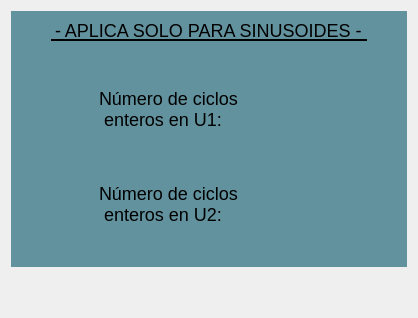
                <widget class="QWidget" name="tab_22">
                 <attribute name="title">
                  <string>Número de ciclos</string>
                 </attribute>
                 <layout class="QGridLayout" name="gridLayout_40">
                  <item row="0" column="0">
                   <widget class="QFrame" name="frame_14">
                    <property name="minimumSize">
                     <size>
                      <width>0</width>
                      <height>200</height>
                     </size>
                    </property>
                    <property name="styleSheet">
                     <string notr="true">QFrame{
	background-color: rgb(98, 146, 158);
	border: none;
}</string>
                    </property>
                    <property name="frameShape">
                     <enum>QFrame::StyledPanel</enum>
                    </property>
                    <property name="frameShadow">
                     <enum>QFrame::Raised</enum>
                    </property>
                    <layout class="QGridLayout" name="gridLayout_11">
                     <property name="leftMargin">
                      <number>0</number>
                     </property>
                     <property name="topMargin">
                      <number>0</number>
                     </property>
                     <property name="rightMargin">
                      <number>0</number>
                     </property>
                     <property name="bottomMargin">
                      <number>0</number>
                     </property>
                     <property name="verticalSpacing">
                      <number>8</number>
                     </property>
                     <item row="1" column="0">
                      <spacer name="verticalSpacer_4">
                       <property name="orientation">
                        <enum>Qt::Vertical</enum>
                       </property>
                       <property name="sizeHint" stdset="0">
                        <size>
                         <width>20</width>
                         <height>40</height>
                        </size>
                       </property>
                      </spacer>
                     </item>
                     <item row="3" column="0">
                      <spacer name="verticalSpacer_14">
                       <property name="orientation">
                        <enum>Qt::Vertical</enum>
                       </property>
                       <property name="sizeHint" stdset="0">
                        <size>
                         <width>20</width>
                         <height>40</height>
                        </size>
                       </property>
                      </spacer>
                     </item>
                     <item row="5" column="0">
                      <spacer name="verticalSpacer_15">
                       <property name="orientation">
                        <enum>Qt::Vertical</enum>
                       </property>
                       <property name="sizeHint" stdset="0">
                        <size>
                         <width>20</width>
                         <height>40</height>
                        </size>
                       </property>
                      </spacer>
                     </item>
                     <item row="4" column="0">
                      <widget class="QFrame" name="frame_44">
                       <property name="minimumSize">
                        <size>
                         <width>300</width>
                         <height>45</height>
                        </size>
                       </property>
                       <property name="maximumSize">
                        <size>
                         <width>16777215</width>
                         <height>45</height>
                        </size>
                       </property>
                       <property name="frameShape">
                        <enum>QFrame::StyledPanel</enum>
                       </property>
                       <property name="frameShadow">
                        <enum>QFrame::Raised</enum>
                       </property>
                       <layout class="QGridLayout" name="gridLayout_20">
                        <property name="topMargin">
                         <number>0</number>
                        </property>
                        <property name="bottomMargin">
                         <number>0</number>
                        </property>
                        <item row="0" column="3">
                         <spacer name="horizontalSpacer_13">
                          <property name="orientation">
                           <enum>Qt::Horizontal</enum>
                          </property>
                          <property name="sizeHint" stdset="0">
                           <size>
                            <width>40</width>
                            <height>20</height>
                           </size>
                          </property>
                         </spacer>
                        </item>
                        <item row="0" column="0">
                         <spacer name="horizontalSpacer_12">
                          <property name="orientation">
                           <enum>Qt::Horizontal</enum>
                          </property>
                          <property name="sizeHint" stdset="0">
                           <size>
                            <width>40</width>
                            <height>20</height>
                           </size>
                          </property>
                         </spacer>
                        </item>
                        <item row="0" column="2">
                         <widget class="QFrame" name="frame_51">
                          <property name="minimumSize">
                           <size>
                            <width>75</width>
                            <height>40</height>
                           </size>
                          </property>
                          <property name="maximumSize">
                           <size>
                            <width>75</width>
                            <height>40</height>
                           </size>
                          </property>
                          <property name="frameShape">
                           <enum>QFrame::StyledPanel</enum>
                          </property>
                          <property name="frameShadow">
                           <enum>QFrame::Raised</enum>
                          </property>
                          <layout class="QHBoxLayout" name="horizontalLayout_4">
                           <property name="spacing">
                            <number>0</number>
                           </property>
                           <property name="leftMargin">
                            <number>0</number>
                           </property>
                           <property name="topMargin">
                            <number>0</number>
                           </property>
                           <property name="rightMargin">
                            <number>0</number>
                           </property>
                           <property name="bottomMargin">
                            <number>0</number>
                           </property>
                           <item>
                            <widget class="QLabel" name="NumCiclosS2">
                             <property name="minimumSize">
                              <size>
                               <width>40</width>
                               <height>40</height>
                              </size>
                             </property>
                             <property name="maximumSize">
                              <size>
                               <width>40</width>
                               <height>40</height>
                              </size>
                             </property>
                             <property name="styleSheet">
                              <string notr="true">QLabel{
border: none;
}</string>
                             </property>
                             <property name="text">
                              <string/>
                             </property>
                             <property name="pixmap">
                              <pixmap>../GUI Tesis/Empty.png</pixmap>
                             </property>
                             <property name="scaledContents">
                              <bool>true</bool>
                             </property>
                            </widget>
                           </item>
                          </layout>
                         </widget>
                        </item>
                        <item row="0" column="1">
                         <widget class="QFrame" name="frame_50">
                          <property name="minimumSize">
                           <size>
                            <width>150</width>
                            <height>40</height>
                           </size>
                          </property>
                          <property name="maximumSize">
                           <size>
                            <width>150</width>
                            <height>40</height>
                           </size>
                          </property>
                          <property name="frameShape">
                           <enum>QFrame::StyledPanel</enum>
                          </property>
                          <property name="frameShadow">
                           <enum>QFrame::Raised</enum>
                          </property>
                          <layout class="QGridLayout" name="gridLayout_15">
                           <property name="leftMargin">
                            <number>0</number>
                           </property>
                           <property name="topMargin">
                            <number>0</number>
                           </property>
                           <property name="rightMargin">
                            <number>0</number>
                           </property>
                           <property name="bottomMargin">
                            <number>0</number>
                           </property>
                           <item row="0" column="0">
                            <widget class="QLabel" name="label_106">
                             <property name="minimumSize">
                              <size>
                               <width>140</width>
                               <height>40</height>
                              </size>
                             </property>
                             <property name="maximumSize">
                              <size>
                               <width>120</width>
                               <height>40</height>
                              </size>
                             </property>
                             <property name="styleSheet">
                              <string notr="true">QLabel{
qproperty-alignment: AlignCenter;
font-size: 18px;
border: none;
background-color: transparent
}</string>
                             </property>
                             <property name="text">
                              <string>Número de ciclos 
 enteros en U2: </string>
                             </property>
                            </widget>
                           </item>
                          </layout>
                         </widget>
                        </item>
                       </layout>
                      </widget>
                     </item>
                     <item row="0" column="0">
                      <widget class="QFrame" name="frame_40">
                       <property name="minimumSize">
                        <size>
                         <width>310</width>
                         <height>30</height>
                        </size>
                       </property>
                       <property name="maximumSize">
                        <size>
                         <width>16777215</width>
                         <height>20</height>
                        </size>
                       </property>
                       <property name="frameShape">
                        <enum>QFrame::StyledPanel</enum>
                       </property>
                       <property name="frameShadow">
                        <enum>QFrame::Raised</enum>
                       </property>
                       <layout class="QGridLayout" name="gridLayout_27">
                        <property name="leftMargin">
                         <number>0</number>
                        </property>
                        <property name="topMargin">
                         <number>0</number>
                        </property>
                        <property name="rightMargin">
                         <number>0</number>
                        </property>
                        <property name="bottomMargin">
                         <number>0</number>
                        </property>
                        <item row="0" column="0">
                         <spacer name="horizontalSpacer_14">
                          <property name="orientation">
                           <enum>Qt::Horizontal</enum>
                          </property>
                          <property name="sizeHint" stdset="0">
                           <size>
                            <width>40</width>
                            <height>20</height>
                           </size>
                          </property>
                         </spacer>
                        </item>
                        <item row="0" column="1">
                         <widget class="QLabel" name="label_101">
                          <property name="minimumSize">
                           <size>
                            <width>290</width>
                            <height>20</height>
                           </size>
                          </property>
                          <property name="maximumSize">
                           <size>
                            <width>16777215</width>
                            <height>20</height>
                           </size>
                          </property>
                          <property name="styleSheet">
                           <string notr="true">QLabel{
qproperty-alignment: AlignCenter;
font-size: 18px;
border: none;
border-bottom: 2px solid black;
background-color: transparent;
}</string>
                          </property>
                          <property name="text">
                           <string>- APLICA SOLO PARA SINUSOIDES -</string>
                          </property>
                         </widget>
                        </item>
                        <item row="0" column="2">
                         <spacer name="horizontalSpacer_15">
                          <property name="orientation">
                           <enum>Qt::Horizontal</enum>
                          </property>
                          <property name="sizeHint" stdset="0">
                           <size>
                            <width>40</width>
                            <height>20</height>
                           </size>
                          </property>
                         </spacer>
                        </item>
                       </layout>
                      </widget>
                     </item>
                     <item row="2" column="0">
                      <widget class="QFrame" name="frame_43">
                       <property name="minimumSize">
                        <size>
                         <width>300</width>
                         <height>45</height>
                        </size>
                       </property>
                       <property name="maximumSize">
                        <size>
                         <width>16777215</width>
                         <height>45</height>
                        </size>
                       </property>
                       <property name="frameShape">
                        <enum>QFrame::StyledPanel</enum>
                       </property>
                       <property name="frameShadow">
                        <enum>QFrame::Raised</enum>
                       </property>
                       <layout class="QGridLayout" name="gridLayout_10">
                        <property name="topMargin">
                         <number>0</number>
                        </property>
                        <property name="bottomMargin">
                         <number>0</number>
                        </property>
                        <item row="0" column="0">
                         <spacer name="horizontalSpacer">
                          <property name="orientation">
                           <enum>Qt::Horizontal</enum>
                          </property>
                          <property name="sizeHint" stdset="0">
                           <size>
                            <width>40</width>
                            <height>20</height>
                           </size>
                          </property>
                         </spacer>
                        </item>
                        <item row="1" column="1">
                         <spacer name="verticalSpacer_10">
                          <property name="orientation">
                           <enum>Qt::Vertical</enum>
                          </property>
                          <property name="sizeHint" stdset="0">
                           <size>
                            <width>20</width>
                            <height>40</height>
                           </size>
                          </property>
                         </spacer>
                        </item>
                        <item row="0" column="3">
                         <spacer name="horizontalSpacer_6">
                          <property name="orientation">
                           <enum>Qt::Horizontal</enum>
                          </property>
                          <property name="sizeHint" stdset="0">
                           <size>
                            <width>40</width>
                            <height>20</height>
                           </size>
                          </property>
                         </spacer>
                        </item>
                        <item row="0" column="2">
                         <widget class="QFrame" name="frame_42">
                          <property name="minimumSize">
                           <size>
                            <width>75</width>
                            <height>40</height>
                           </size>
                          </property>
                          <property name="maximumSize">
                           <size>
                            <width>75</width>
                            <height>40</height>
                           </size>
                          </property>
                          <property name="frameShape">
                           <enum>QFrame::StyledPanel</enum>
                          </property>
                          <property name="frameShadow">
                           <enum>QFrame::Raised</enum>
                          </property>
                          <layout class="QHBoxLayout" name="horizontalLayout_2">
                           <property name="spacing">
                            <number>0</number>
                           </property>
                           <property name="leftMargin">
                            <number>0</number>
                           </property>
                           <property name="topMargin">
                            <number>0</number>
                           </property>
                           <property name="rightMargin">
                            <number>0</number>
                           </property>
                           <property name="bottomMargin">
                            <number>0</number>
                           </property>
                           <item>
                            <widget class="QLabel" name="NumCiclosS1">
                             <property name="minimumSize">
                              <size>
                               <width>40</width>
                               <height>40</height>
                              </size>
                             </property>
                             <property name="maximumSize">
                              <size>
                               <width>40</width>
                               <height>40</height>
                              </size>
                             </property>
                             <property name="styleSheet">
                              <string notr="true">QLabel{
border: none;
}</string>
                             </property>
                             <property name="text">
                              <string/>
                             </property>
                             <property name="pixmap">
                              <pixmap>../GUI Tesis/Empty.png</pixmap>
                             </property>
                             <property name="scaledContents">
                              <bool>true</bool>
                             </property>
                             <property name="alignment">
                              <set>Qt::AlignCenter</set>
                             </property>
                            </widget>
                           </item>
                          </layout>
                         </widget>
                        </item>
                        <item row="0" column="1">
                         <widget class="QFrame" name="frame_41">
                          <property name="minimumSize">
                           <size>
                            <width>150</width>
                            <height>40</height>
                           </size>
                          </property>
                          <property name="maximumSize">
                           <size>
                            <width>150</width>
                            <height>40</height>
                           </size>
                          </property>
                          <property name="frameShape">
                           <enum>QFrame::StyledPanel</enum>
                          </property>
                          <property name="frameShadow">
                           <enum>QFrame::Raised</enum>
                          </property>
                          <layout class="QGridLayout" name="gridLayout_14">
                           <property name="leftMargin">
                            <number>0</number>
                           </property>
                           <property name="topMargin">
                            <number>0</number>
                           </property>
                           <property name="rightMargin">
                            <number>0</number>
                           </property>
                           <property name="bottomMargin">
                            <number>0</number>
                           </property>
                           <item row="0" column="0">
                            <widget class="QLabel" name="label_102">
                             <property name="minimumSize">
                              <size>
                               <width>140</width>
                               <height>40</height>
                              </size>
                             </property>
                             <property name="maximumSize">
                              <size>
                               <width>120</width>
                               <height>40</height>
                              </size>
                             </property>
                             <property name="styleSheet">
                              <string notr="true">QLabel{
qproperty-alignment: AlignCenter;
font-size: 18px;
border: none;
background-color: transparent
}</string>
                             </property>
                             <property name="text">
                              <string>Número de ciclos 
 enteros en U1: </string>
                             </property>
                            </widget>
                           </item>
                          </layout>
                         </widget>
                        </item>
                       </layout>
                      </widget>
                     </item>
                    </layout>
                   </widget>
                  </item>
                  <item row="1" column="0">
                   <spacer name="verticalSpacer_5">
                    <property name="orientation">
                     <enum>Qt::Vertical</enum>
                    </property>
                    <property name="sizeHint" stdset="0">
                     <size>
                      <width>20</width>
                      <height>40</height>
                     </size>
                    </property>
                   </spacer>
                  </item>
                 </layout>
                </widget>
